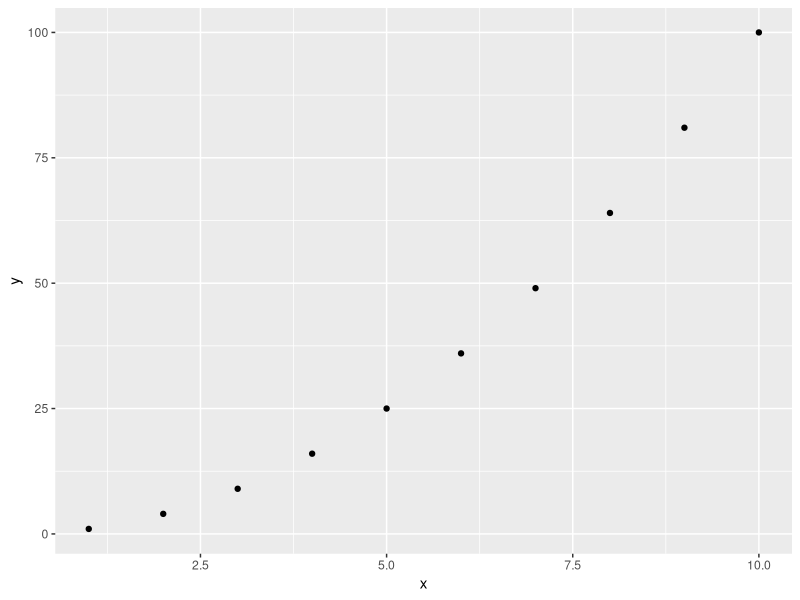
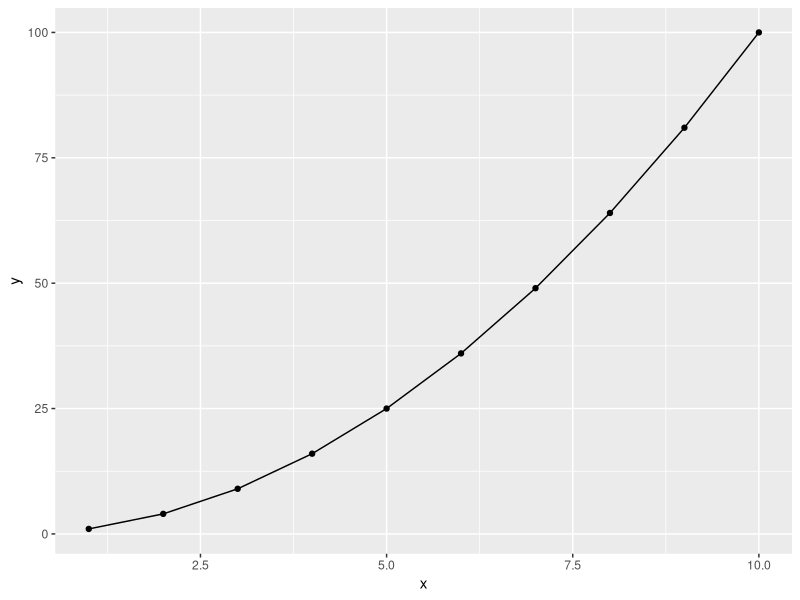
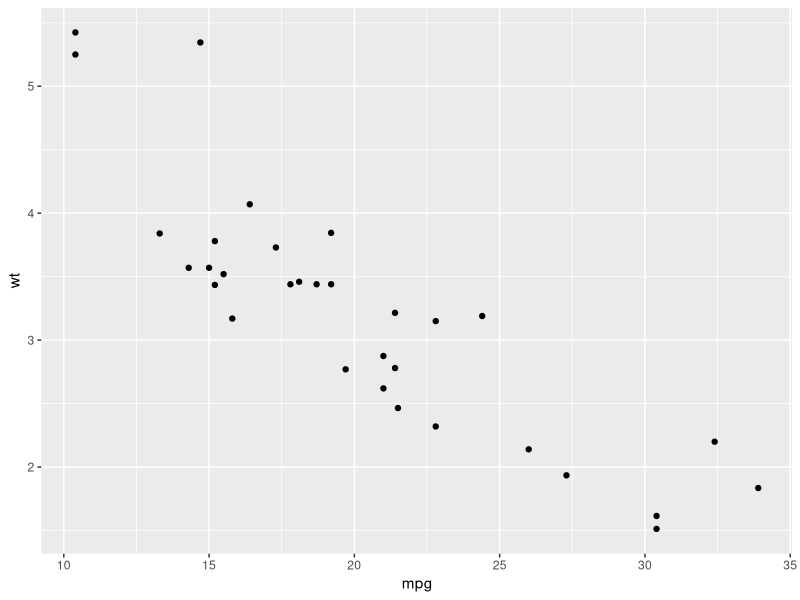
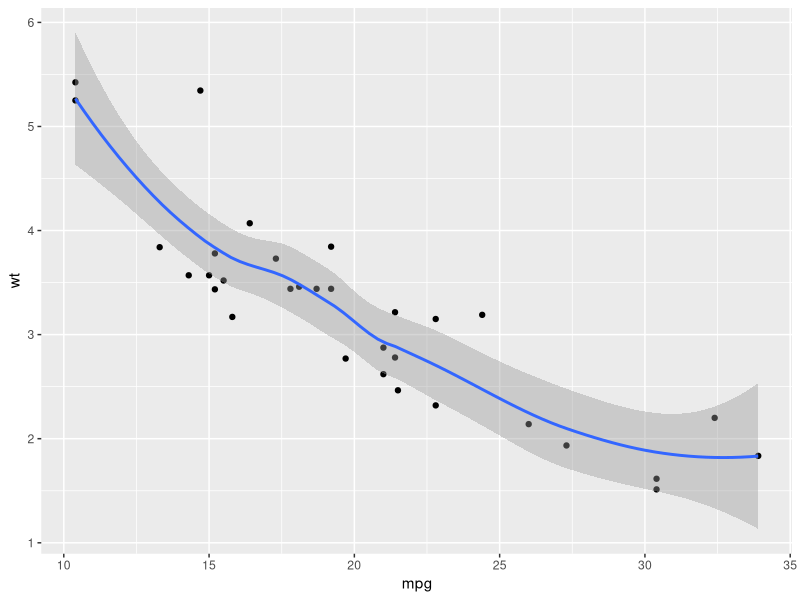

Generate these figures, in order, with R:
#ggplot2
#-----------------------
# Installation
install.packages('ggplot2')
# Loading
library(ggplot2)
# Load the data
data(mtcars)
df <- mtcars[, c("mpg", "cyl", "wt")]
head(df)
#=============================================
#qplot
#qplot(x, y=NULL, data, geom="auto", xlim = c(NA, NA), ylim =c(NA, NA))
#x : x values
#y : y values (optional)
#data : data frame to use (optional).
#geom : Character vector specifying geom to use. Defaults to "point" if x and y are specified, and "histogram" if only x is specified.
#xlim, ylim: x and y axis limits
#main: Plot title
#xlab, ylab: x and y axis labels
#log: which variables to log transform. Allowed values are "x", "y" or "xy"
#-------------------Scatter plots--------------------------
# Use data from numeric vectors
x <- 1:10; y = x*x
# Basic plot
qplot(x,y)
# Add line
qplot(x, y, geom=c("point", "line"))
# Use data from a data frame
qplot(mpg, wt, data=mtcars)
#The option smooth is used to add a smoothed line with its standard error:
# Smoothing
qplot(mpg, wt, data = mtcars, geom = c("point", "smooth"))


